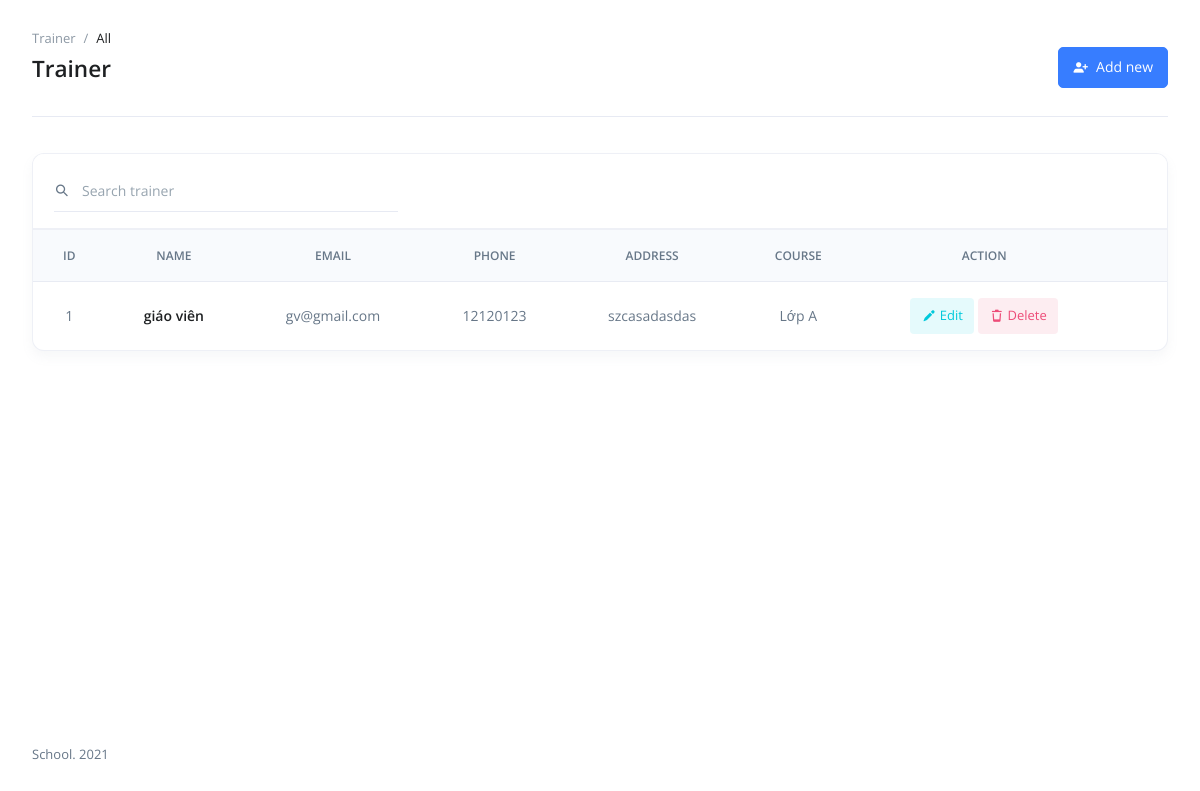
The app's page /index.php?controller=trainer&action=index (signed in) with its own data.
### tables this page shows
CREATE TABLE `trainer` (
  `id` int(10) UNSIGNED NOT NULL,
  `trainer_name` varchar(250) NOT NULL,
  `trainer_email` varchar(250) NOT NULL,
  `trainer_password` varchar(250) NOT NULL,
  `trainer_phone` int(11) NOT NULL,
  `trainer_address` varchar(250) NOT NULL,
  `course_id` int(11) DEFAULT NULL,
  `created_at` timestamp NULL DEFAULT current_timestamp(),
  `update_at` timestamp NULL DEFAULT current_timestamp() ON UPDATE current_timestamp(),
  `level` int(11) DEFAULT 2
);

CREATE TABLE `course` (
  `id` int(10) UNSIGNED NOT NULL,
  `course_categorys_id` varchar(250) DEFAULT NULL,
  `course_name` varchar(250) NOT NULL,
  `course_description` text NOT NULL,
  `end_date` date NOT NULL,
  `created_at` timestamp NULL DEFAULT current_timestamp(),
  `update_at` timestamp NULL DEFAULT current_timestamp() ON UPDATE current_timestamp()
);

### Controllers/TrainerController.php (called while the page is built, shortened)
<?php
class TrainerController
{
    public function index()
    {
        $trainerModel = new TrainerModel();
        if (isset($_GET['keyword'])) {
            $keyword = $_GET['keyword'];
            $users = $trainerModel->fetchSearch($keyword);
        } else {
            $users = $trainerModel->fetchAll();
        }
        include_once "Views/Trainer/index.php";
    }
}

### router.php (called while the page is built, shortened)
<?php
class Router {
    public function run() {
        $defaultAction = "index";
        $action = isset($_REQUEST["action"]) && ($_REQUEST["action"]) ? $_REQUEST["action"] : $defaultAction;
        $controllerObject = new $controller();
        $controllerObject->$action();
    }
}

### index.php (called while the page is built, shortened)
<?php
include_once "models/Database.php";
include_once "controllers/TrainerController.php";
include_once "models/TrainerModel.php";
include_once "router.php";
$router = new Router();
$router->run();

### Models/Database.php (called while the page is built, shortened)
<?php
    class Database
    {
        public $conn;
        public function __construct()
        {
            if (!$this->conn) {
                try {
                    $serverName = self::DATABASE_SERVER;
                    $databaseName = self::DATABASE_NAME;
                    $username = self::DATABASE_USER;
                    $password = self::DATABASE_PASSWORD;
                    $this->conn = new PDO("mysql:host=$serverName;dbname=$databaseName", $username, $password);
                    $this->conn->setAttribute(PDO::ATTR_ERRMODE, PDO::ERRMODE_EXCEPTION);
                } catch (PDOException $e) {
                    echo $e->getMessage();
                    exit();
                }
            }
        }
    }

### Models/TrainerModel.php (called while the page is built, shortened)
<?php
class TrainerModel extends Database
{
    protected $table = "trainer";
    public function fetchAll()
    {
        $sqlSelect = "SELECT $this->table.id, $this->table.course_id, $this->table.trainer_name, $this->table.trainer_email, $this->table.trainer_phone,
                        $this->table.trainer_address, course.course_name
                        FROM $this->table
                        INNER JOIN course
                        ORDER BY $this->table.id DESC ";
        $stmt = $this->conn->prepare($sqlSelect);
        $stmt->execute();
        $users = $stmt->fetchAll();
        return $users;
    }
}

### Views/Trainer/index.php (the view, shortened to what this page needs)
<?php require_once __DIR__ . "/../Layout/header.php" ?>
<main id="content" role="main" class="main">
    <div class="content container-fluid">
        <div class="page-header">
            <div class="row align-items-end">
                <div class="col-sm mb-2 mb-sm-0">
                    <nav aria-label="breadcrumb">
                        <ol class="breadcrumb breadcrumb-no-gutter">
                            <li class="breadcrumb-item"><a class="breadcrumb-link" href="<?php echo SITE_URL ?>index.php?controller=trainer&action=index">Trainer</a></li>
                            <li class="breadcrumb-item active" aria-current="page">All</li>
                        </ol>
                    </nav>
                    <h1 class="page-header-title">Trainer</h1>
                </div>
                <?php if ($_SESSION['level'] == 1) : ?>
                    <div class="col-sm-auto">
                        <a class="btn btn-primary" href="<?php echo SITE_URL ?>index.php?controller=trainer&action=create">
                            <i class="tio-user-add mr-1"></i> Add new
                        </a>
                    </div>
                <?php endif; ?>
            </div>
        </div>
        <div class="card">
            <div class="card-header">
                <div class="row justify-content-between align-items-center flex-grow-1">
                    <div class="col-sm-6 col-md-4 mb-3 mb-sm-0">
                        <form action="" method="GET">
                            <div class="input-group input-group-merge input-group-flush">
                                <div class="input-group-prepend">
                                    <div class="input-group-text">
                                        <i class="tio-search"></i>
                                    </div>
                                </div>
                                <input type="text" class="form-control" placeholder="Search trainer" name="keyword">
                            </div>
                        </form>
                    </div>
                </div>
            </div>
            <div class="table-responsive datatable-custom">
                <table id="datatable" class="table table-lg table-borderless table-thead-bordered table-nowrap table-align-middle card-table">
                    <thead class="thead-light">
                        <tr class="text-center">
                            <th>ID</th>
                            <th>Name</th>
                            <th>Email</th>
                            <th>Phone</th>
                            <th>Address</th>
                            <th>Course</th>
                            <th>Action</th>
                            <th></th>
                        </tr>
                    </thead>
                    <tbody>
                        <?php
                        if (is_array($users) && !empty($users)) :
                            foreach ($users as $keyUser => $user) :
                        ?>
                                <tr class="text-center">
                                    <td><?php echo $user->id ?></td>
                                    <td class="h5"><?php echo $user->trainer_name ?></td>
                                    <td><?php echo $user->trainer_email ?></td>
                                    <td><?php echo $user->trainer_phone ?></span></td>
                                    <td><?php echo $user->trainer_address ?></td>
                                    <td><?php echo $user->course_id == 0 ? 'No class yet' : $user->course_name ?></td>
                                    <td>
                                        <?php if ($_SESSION['admin_email'] == $user->trainer_email || $_SESSION['level'] == 1) : ?>
                                            <a class="btn btn-sm btn-soft-info" href="<?php echo SITE_URL ?>index.php?controller=trainer&action=edit&id=<?php echo $user->id ?>">
                                                <i class="tio-edit"></i> Edit
                                            </a>
                                        <?php endif; ?>
                                        <?php if ($_SESSION['level'] == 1) : ?>
                                            <a class="btn btn-sm btn-soft-danger" href="<?php echo SITE_URL ?>index.php?controller=trainer&action=delete&id=<?php echo $user->id ?>">
                                                <i class="tio-delete-outlined"></i> Delete
                                            </a>
                                        <?php endif; ?>
                                    </td>
                                </tr>
                        <?php endforeach;
                        endif;  ?>
                    </tbody>
                </table>
            </div>
        </div>
    </div>
    <?php require_once __DIR__ . "/../Layout/footer.php" ?>

### records on screen
trainer: id "1", trainer_name "giáo viên", trainer_email "gv@gmail.com", trainer_phone "12120123", trainer_address "szcasadasdas", course.course_name "Lớp A"
